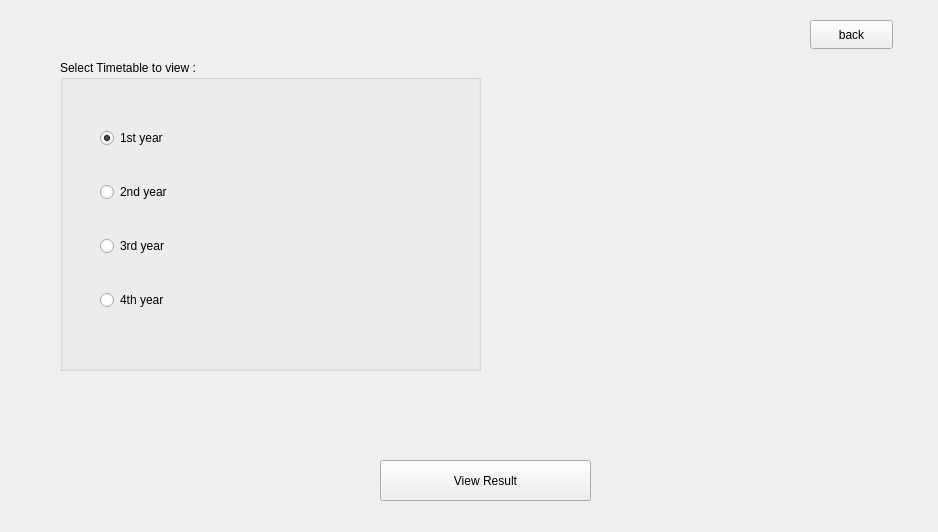
<?xml version="1.0" encoding="UTF-8"?>
<ui version="4.0">
 <class>ViewTimetable</class>
 <widget class="QWidget" name="ViewTimetable">
  <property name="geometry">
   <rect>
    <x>0</x>
    <y>0</y>
    <width>938</width>
    <height>532</height>
   </rect>
  </property>
  <property name="windowTitle">
   <string>ViewTImetable</string>
  </property>
  <widget class="QPushButton" name="pushButton_back">
   <property name="geometry">
    <rect>
     <x>810</x>
     <y>20</y>
     <width>83</width>
     <height>29</height>
    </rect>
   </property>
   <property name="text">
    <string>back</string>
   </property>
  </widget>
  <widget class="QPushButton" name="pushButton_vr">
   <property name="geometry">
    <rect>
     <x>380</x>
     <y>460</y>
     <width>211</width>
     <height>41</height>
    </rect>
   </property>
   <property name="text">
    <string>View Result</string>
   </property>
  </widget>
  <widget class="QGroupBox" name="groupBox">
   <property name="geometry">
    <rect>
     <x>60</x>
     <y>60</y>
     <width>421</width>
     <height>311</height>
    </rect>
   </property>
   <property name="title">
    <string>Select Timetable to view : </string>
   </property>
   <widget class="QWidget" name="">
    <property name="geometry">
     <rect>
      <x>40</x>
      <y>40</y>
      <width>231</width>
      <height>241</height>
     </rect>
    </property>
    <layout class="QVBoxLayout" name="verticalLayout">
     <item>
      <widget class="QRadioButton" name="radioButton">
       <property name="text">
        <string>1st year</string>
       </property>
       <property name="checked">
        <bool>true</bool>
       </property>
      </widget>
     </item>
     <item>
      <widget class="QRadioButton" name="radioButton_2">
       <property name="text">
        <string>2nd year</string>
       </property>
      </widget>
     </item>
     <item>
      <widget class="QRadioButton" name="radioButton_3">
       <property name="text">
        <string>3rd year</string>
       </property>
      </widget>
     </item>
     <item>
      <widget class="QRadioButton" name="radioButton_4">
       <property name="text">
        <string>4th year</string>
       </property>
      </widget>
     </item>
    </layout>
   </widget>
  </widget>
 </widget>
 <resources/>
 <connections/>
</ui>
